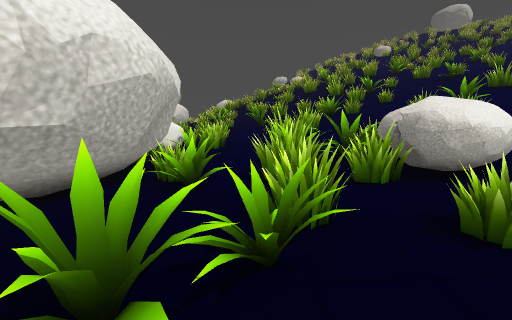
view 1 (above)

19 first-person views from a walk through a 3-D level made in the Godot game engine. The camera is 1.4 m above the floor, tilts 8° down and sees 90° across. The floor is counted in squares, 1 m on a side. Each view is taken from the middle of a square. On the plan, view 1 faces up. The plan holds only what a view shows up to about 13 squares ahead; the rest is blank. The place goes on beyond the plan. Some surface patterns are stand-ins.

view 2
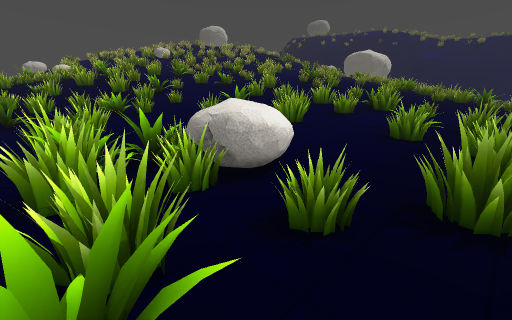

view 3
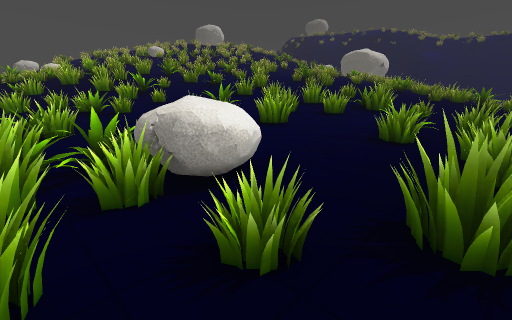

view 4
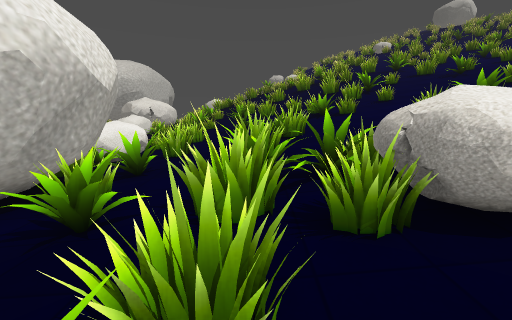

view 5
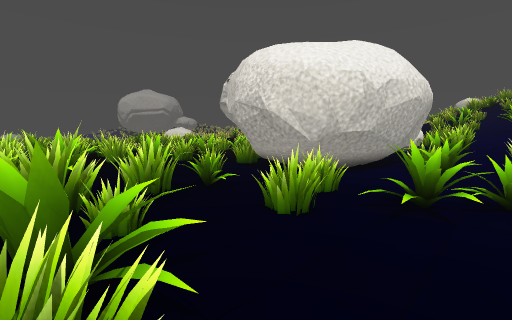

view 6
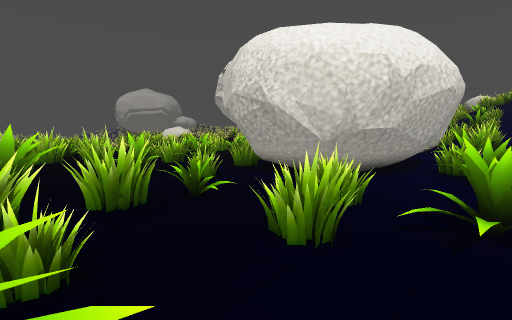

view 7
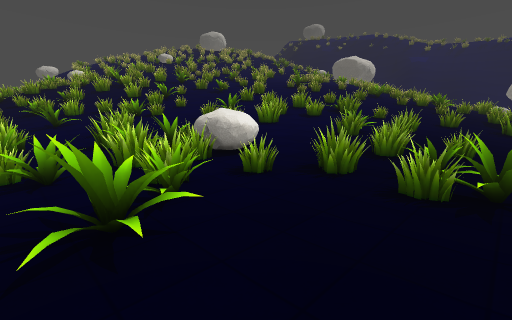

view 8
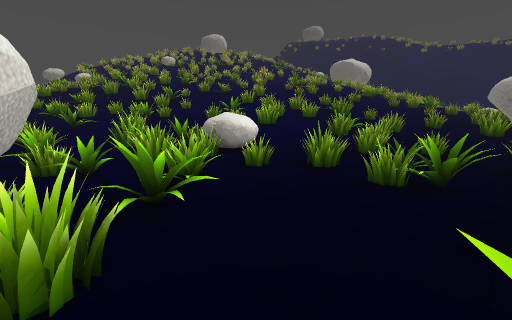

view 9
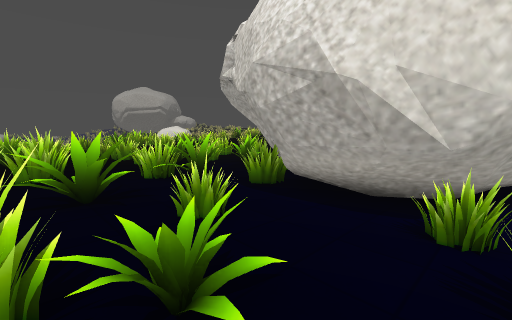

view 10
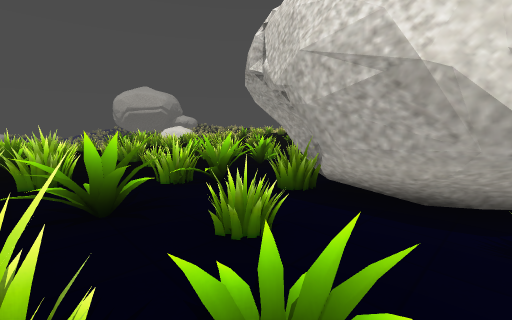

view 11
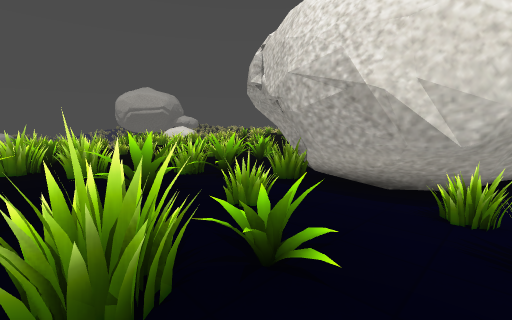

view 12
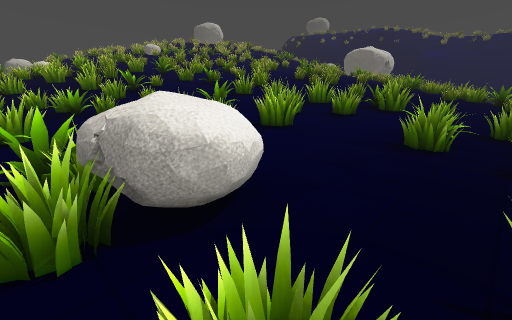

view 13
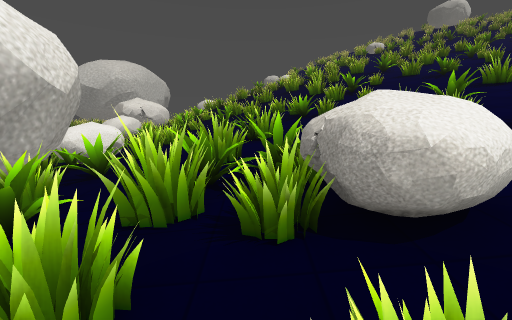

view 14
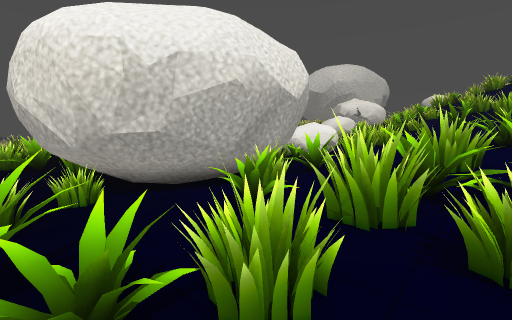

view 15
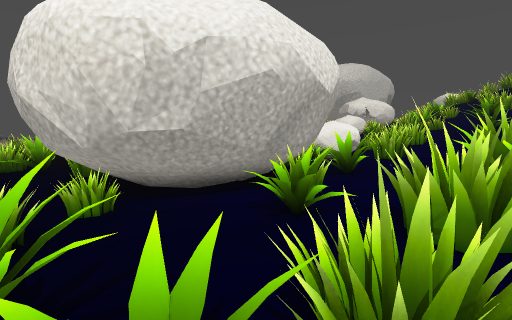

view 16
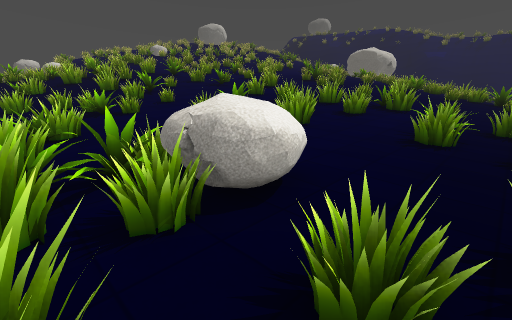

view 17
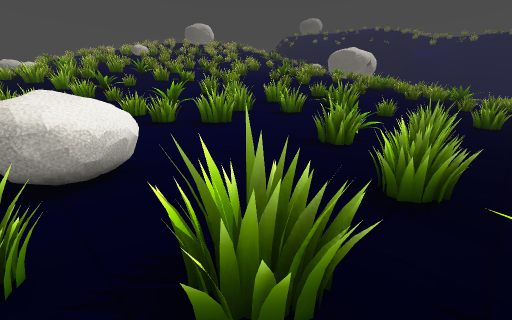

view 18
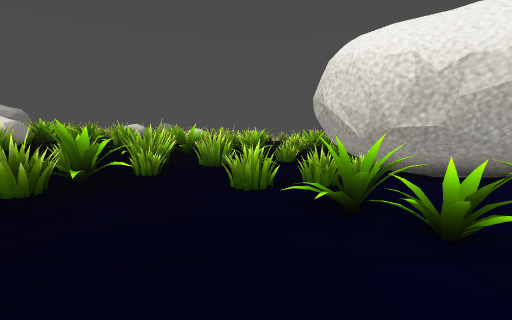

view 19
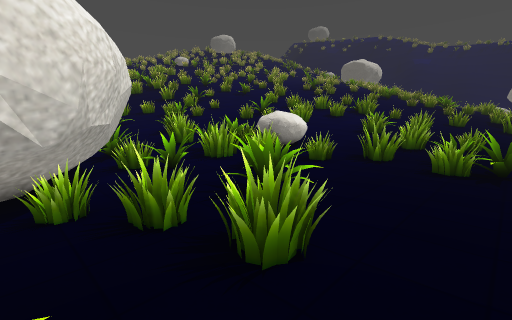

### Floor plan
Key: @ floor where view 1 was taken; # wall or solid block; x gap in a wall; . main floor; : floor 0.25 m higher than the main floor; - floor 0.25 m lower than the main floor; + floor 0.5 m higher than the main floor; _ floor 0.5 m lower than the main floor; * floor 0.75 m higher than the main floor; < floor 0.75 m lower than the main floor; % floor 1 m higher than the main floor; / step, stairs or slope; = window, fence, low wall or low ledge; ^ raised ledge; O other object.
Columns run from 21 left of view 1 to 12 right of it. Each row starts with its distance up from view 1.
 20                       /=/
 19                      /#==
 18                     ////==
 17                    :+////=/
 16                   =:+=///==/
 15                    =:+* /==/==////
 14              ==  ===::+ %/=//////=
 13                  ^...:+ *////////#
 12                 ^^-..::=#%//// ///
 11                 #/-==.==+*%%==#//=
 10                 ##--...:+** ==// #
  9                  ###..==:   = / =/
  8                   ##-.#.:    ==///
  7       ===         ##--=#=   *##//=
  6       /           ##==#=^  :+**%//
  5       =    ##     #==##=^^=::+**%/
  4    =  =   <####  ###====#^..::##=
  3   ##  =   #=<#######=====....:#==
  2          <=/<=#  ==#==_-=#....=:
  1  ==  =   ____==##==##__  ==-==#..:
  0 ==   == ==_O=__==_==_@  _==---=...
 -1 =x  ==##/=____==__=     ====_-=/..
 -2     = #=  =_#_==__ _    _=#_   --.
 -3       =   = #==##=_=_     =     --
 -4       ==    #==#==##=-

Where each view was taken, in squares from view 1:
view 1: 0 up, 0 right, facing up
view 2: 1 up, 0 right, facing up-right
view 3: 1 up, 1 right, facing up-right
view 4: 2 up, 1 right, facing up
view 5: 4 down, 0 right, facing up-left
view 6: 3 down, 1 left, facing up-left
view 7: 2 down, 2 left, facing up-right
view 8: 3 down, 3 left, facing up-right
view 9: 1 down, 4 left, facing up-left
view 10: 1 down, 5 left, facing up-left
view 11: 2 down, 4 left, facing up-left
view 12: 2 up, 2 right, facing up-right
view 13: 2 up, 2 right, facing up
view 14: 2 up, 2 right, facing up-left
view 15: 2 up, 1 right, facing up-left
view 16: 2 up, 1 right, facing up-right
view 17: 0 up, 3 right, facing up-right
view 18: 0 up, 3 right, facing left
view 19: 2 down, 5 left, facing up-right
